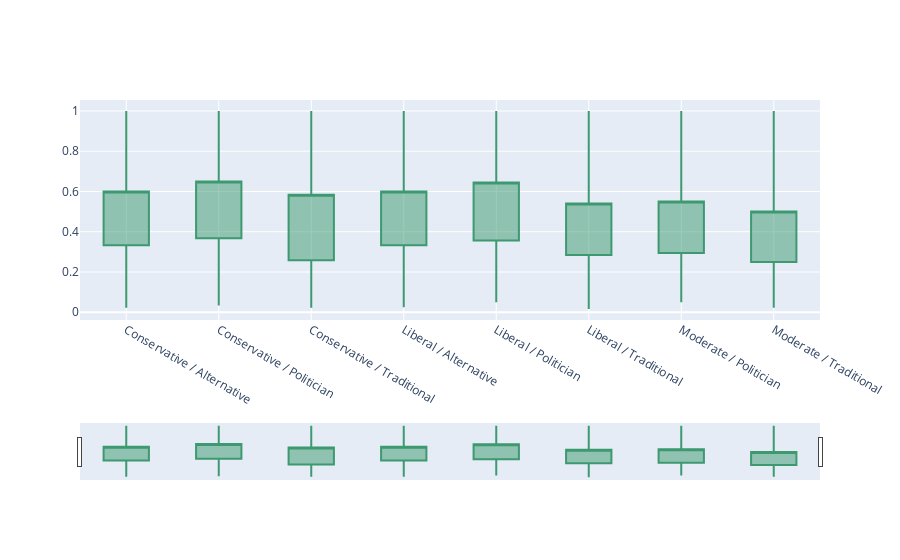

Notebook code cell kept with this figure:
### Markdown cell above
#### Intersection

### Code cell
make_candle_plot_multi(df=overall_df, groupby_=['POLITICAL_ALIGNMENT', 'NEWS_SOURCES_TYPE'], attribute='SUBJECTIVITY' )

### Figure 1 — Plotly figure (JSON) as saved in the notebook; plotly's stock layout.template omitted (floating-point values rounded to 4 significant figures)
{"data": [{"close": [0.6, 0.65, 0.5832, 0.6, 0.645, 0.5408, 0.55, 0.5], "high": [1, 1, 1, 1, 1, 1, 1, 1], "low": [0.022, 0.033, 0.022, 0.025, 0.05, 0.016, 0.05, 0.022], "open": [0.333, 0.368, 0.2585, 0.333, 0.357, 0.2842, 0.294, 0.25], "type": "candlestick", "x": ["Conservative / Alternative", "Conservative / Politician", "Conservative / Traditional", "Liberal / Alternative", "Liberal / Politician", "Liberal / Traditional", "Moderate / Politician", "Moderate / Traditional"]}], "layout": {}}
